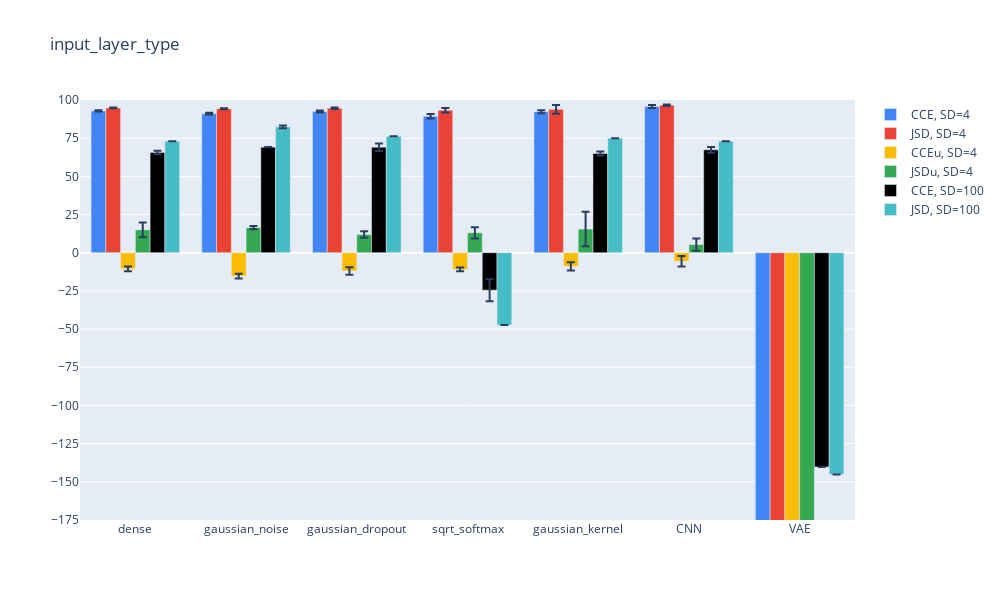

This figure's notebook cell:
### Code cell
plot_vals(2)
plt.savefig("pictures/results_fig_2.svg")

### Figure 1 — Plotly figure (JSON) as saved in the notebook; plotly's stock layout.template omitted (floating-point values rounded to 4 significant figures)
{"data": [{"error_y": {"array": [0.4263, 0.574, 0.6797, 1.489, 0.976, 0.9792, 16.02]}, "marker": {"color": "#4285F4"}, "name": "CCE, SD=4", "type": "bar", "x": ["dense", "gaussian_noise", "gaussian_dropout", "sqrt_softmax", "gaussian_kernel", "CNN", "VAE"], "y": [92.85, 91.01, 92.43, 89.35, 92.36, 95.75, -509.8]}, {"error_y": {"array": [0.2397, 0.3421, 0.4818, 1.494, 2.928, 0.5432, 23.44]}, "marker": {"color": "#EA4335"}, "name": "JSD, SD=4", "type": "bar", "x": ["dense", "gaussian_noise", "gaussian_dropout", "sqrt_softmax", "gaussian_kernel", "CNN", "VAE"], "y": [94.8, 94.3, 94.62, 93.24, 93.88, 96.57, -617.4]}, {"error_y": {"array": [1.572, 1.498, 2.465, 1.218, 2.692, 3.428, 10.57]}, "marker": {"color": "#FBBC04"}, "name": "CCEu, SD=4", "type": "bar", "x": ["dense", "gaussian_noise", "gaussian_dropout", "sqrt_softmax", "gaussian_kernel", "CNN", "VAE"], "y": [-10.55, -15.3, -11.91, -10.92, -8.865, -5.569, -539.8]}, {"error_y": {"array": [4.802, 1.1, 2.163, 3.688, 11.32, 3.993, 4.145]}, "marker": {"color": "#34A853"}, "name": "JSDu, SD=4", "type": "bar", "x": ["dense", "gaussian_noise", "gaussian_dropout", "sqrt_softmax", "gaussian_kernel", "CNN", "VAE"], "y": [14.96, 16.43, 11.9, 13.05, 15.5, 5.332, -660.9]}, {"error_y": {"array": [1.137, 0.02248, 2.457, 7.196, 1.259, 1.93, 0.03061]}, "marker": {"color": "#000000"}, "name": "CCE, SD=100", "type": "bar", "x": ["dense", "gaussian_noise", "gaussian_dropout", "sqrt_softmax", "gaussian_kernel", "CNN", "VAE"], "y": [65.69, 69.14, 69.11, -24.52, 64.94, 67.36, -140.3]}, {"error_y": {"array": [0, 0.9052, 0, 0, 0, 0, 0]}, "marker": {"color": "#46BDC6"}, "name": "JSD, SD=100", "type": "bar", "x": ["dense", "gaussian_noise", "gaussian_dropout", "sqrt_softmax", "gaussian_kernel", "CNN", "VAE"], "y": [72.96, 82.43, 76.27, -47.25, 74.91, 73.06, -145.2]}], "layout": {"height": 600, "title": {"text": "input_layer_type"}, "width": 1000, "yaxis": {"dtick": 25, "range": [-175, 100], "tick0": 0}}}
